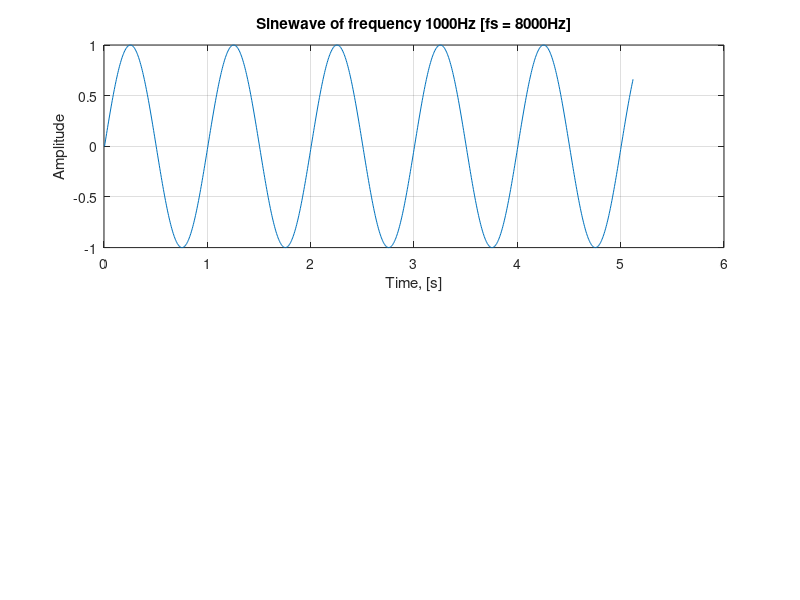

This figure's MATLAB source: (Note: this script raises an error after producing the figure.)
% and then call the function as follows:
N = 1024;
f1 = 1;
fs = 200;
n = 0:N-1;
x = sin(2*pi*f1*n/fs);
t = [1:N] * (1/fs);

subplot(2, 1, 1);
plot(t, x);
title('Sinewave of frequency 1000Hz [fs = 8000Hz]');
xlabel('Time, [s]');
ylabel('Amplitude');
grid;

Rxx = autom(x);
subplot(2, 1, 2);
plot(Rxx);
grid;

title('Autocorrelation function of the sinewave');
xlabel('lags');
ylabel('Autocorrelation');
